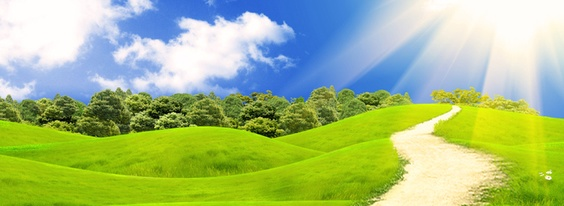
#> input picture 6375_Assignment4/Part3/image4.jpg, 564 x 206 px, shrunk from 940 x 344 before the run
$ python image_quantization.py
#> lines starting #> are read from the running program, lines starting #| are printed output that depends on the picture
import numpy as np

import imageio
from sklearn import cluster
import random


def quantize(raster, n_colors):
    width, height, depth = raster.shape
    reshaped_raster = np.reshape(raster, (width * height, depth))

    model = cluster.KMeans(n_clusters=n_colors)
    labels = model.fit_predict(reshaped_raster)
    palette = model.cluster_centers_

    quantized_raster = np.reshape(
        palette[labels], (width, height, palette.shape[1]))

    return quantized_raster

num_clusters = [5, 10, 12]
og_images = ['image4.jpg', 'image5.jpg', 'image1.jpg']
for image_name in og_images:
	raster = imageio.imread(image_name)
#> raster is the input picture: shape (206, 564, 3); mean R, G, B 164, 189.8, 127.9
	k = random.choice(num_clusters)
	print ('Using K = ' + str(k))
	quantizedImage = quantize(raster, k)
#> in quantize, `quantized_raster = np.reshape( palette[labels], (width, height, palett..`:
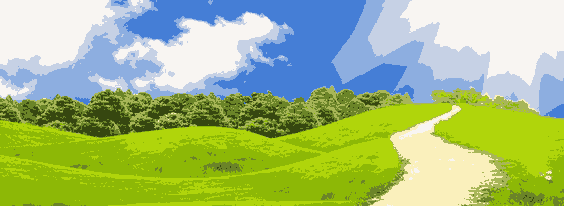
#> quantized_raster: shape (206, 564, 3) float64; mean of channels 0, 1, 2 164, 189.7, 127.9; drawn as R, G, B
#> (the run stopped early here; a loop or call above may not have finished)
